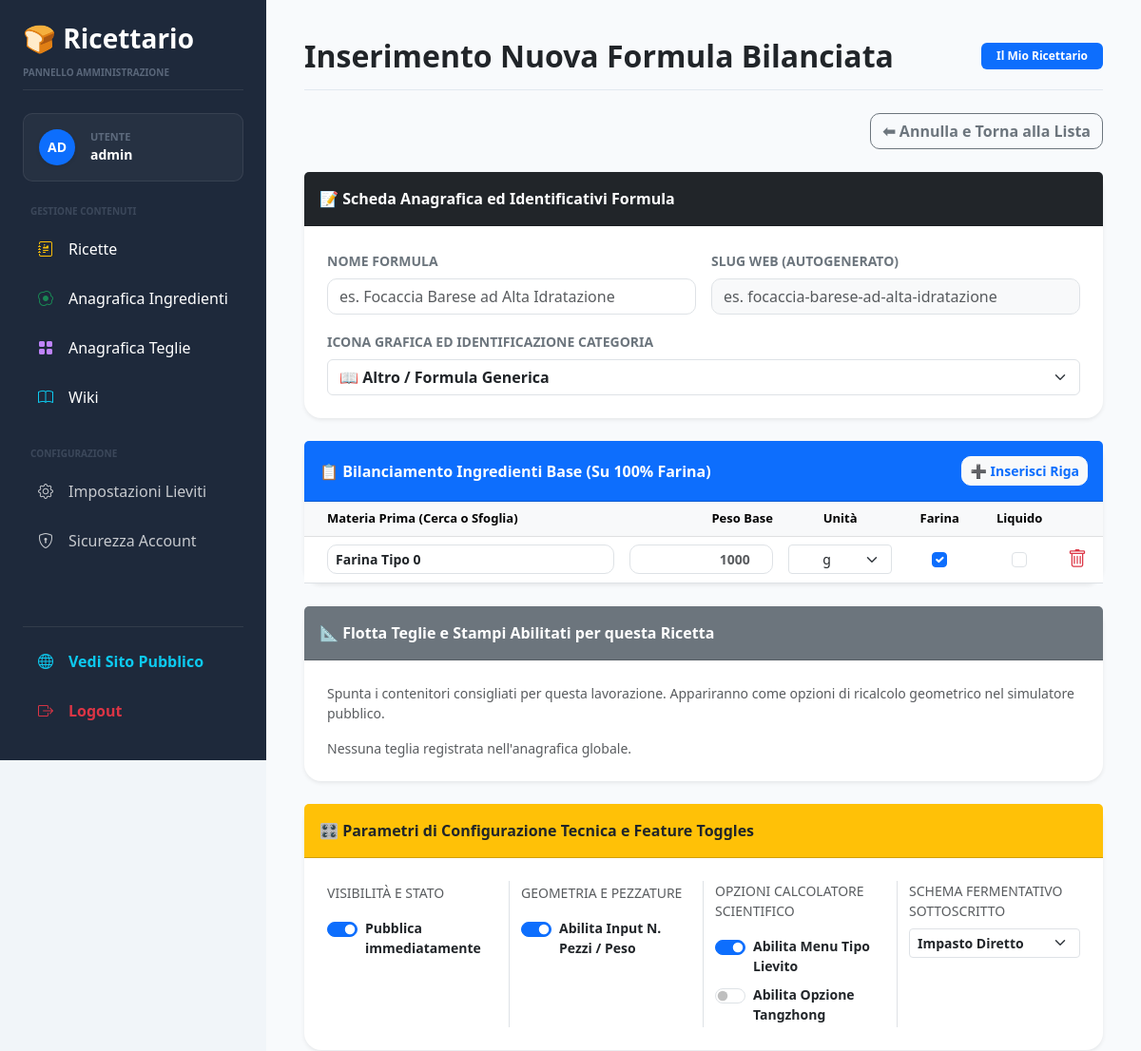
The app's page /admin/recipes/new (signed in, upper part), older data.
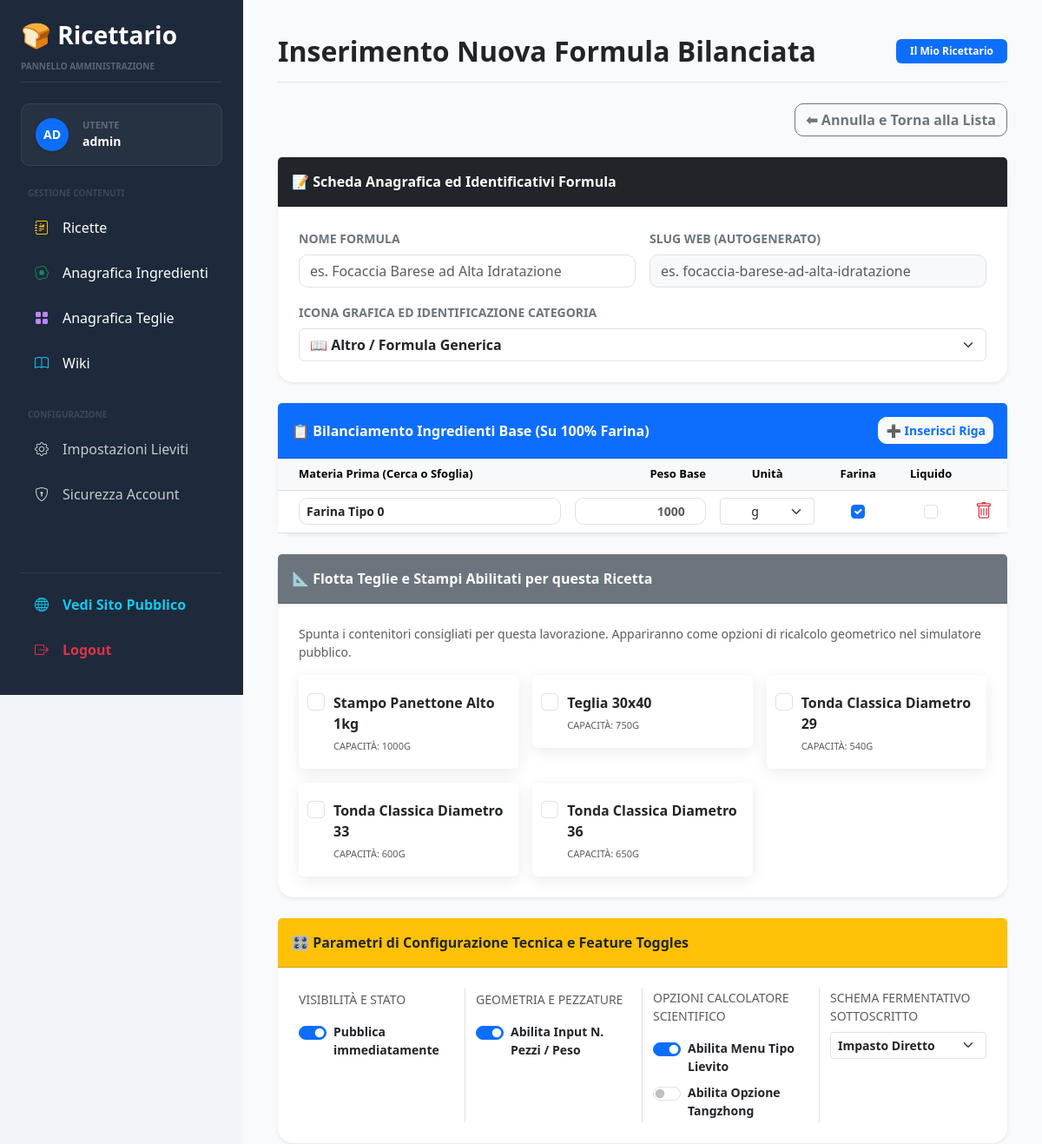
The same page, newer data.
### models/bakery_pan.py (models this page shows, shortened)
class MasterBakeryPan(db.Model):
    __tablename__ = "master_bakery_pans"
    id = db.Column(
        db.Integer,
        primary_key=True
    )
    name = db.Column(
        db.String(100),
        nullable=False
    )
    pan_type = db.Column(
        db.String(50),
        nullable=False,
        default="rettangolare"  # Accetta: 'rettangolare', 'rotonda', 'stampo'
    )
    weight_capacity = db.Column(
        db.Float,
        nullable=False,
        default=0.0  # Grammi di impasto standard ottimale per questa teglia
    )

### routes/admin.py (the view, shortened to what this page needs)
@admin_bp.route(
    "/recipes/new",
    methods=["GET", "POST"]
)
@login_required
def recipe_new():
    master_ingredients = MasterIngredient.query.order_by(MasterIngredient.name).all()
    master_pans = MasterBakeryPan.query.order_by(MasterBakeryPan.name).all()
    return render_template(
        "admin/recipe_form.html",
        master_ingredients_list=master_ingredients,
        master_pans_list=master_pans
    )

### app.py (called while the page is built)
@login_manager.user_loader
def load_user(user_id):
    return db.session.get(
        User,
        int(user_id)
    )

@app.context_processor
def inject_global_settings():
    return dict(
        settings_data=Setting.query.first()
    )

### templates/admin/recipe_form.html (shortened to what the changed rows need)
{% extends "base.html" %}
{% block page_title %}Inserimento Nuova Formula Bilanciata{% endblock %}
{% block content %}
<form method="post" id="main-recipe-form">
    <div class="card shadow-sm border-0 mb-4">
        <div class="card-body p-0">
            <div class="table-responsive">
                <table class="table table-hover align-middle mb-0" id="ingredients-table">
                    <thead class="table-light">
                        <tr class="small text-secondary" style="font-size: 13px;">
                            <th class="ps-4" style="width: 40%;">Materia Prima (Cerca o Sfoglia)</th>
                            <th class="text-end" style="width: 20%;">Peso Base</th>
                            <th class="text-center" style="width: 15%;">Unità</th>
                            <th class="text-center" style="width: 10%;">Farina</th>
                            <th class="text-center" style="width: 10%;">Liquido</th>
                            <th class="text-center" style="width: 5%;"></th>
                        </tr>
                    </thead>
                </table>
            </div>
        </div>
    </div>
    <div class="card shadow-sm border-0 mb-4">
        <div class="card-body p-4">
            <div class="row g-3">
                {% if master_pans_list %}
                    {% for pan in master_pans_list %}
                    <div class="col-md-4">
                        <div class="card p-3 rounded pan-checkbox-card">
                            <div class="form-check shadow-none mb-0">
                                <input class="form-check-input fs-5 me-2" type="checkbox" name="pans[]" value="{{ pan.id }}" id="pan_{{ pan.id }}">
                                <label class="form-check-label pt-1" for="pan_{{ pan.id }}">
                                    <strong class="text-dark d-block mb-0">{{ pan.name }}</strong>
                                    <small class="text-muted text-uppercase" style="font-size: 11px;">Capacità: {{ pan.weight_capacity|int }}g</small>
                                </label>
                            </div>
                        </div>
                    </div>
                    {% endfor %}
                {% else %}
                    <div class="col-12 text-muted small italic">Nessuna teglia registrata nell'anagrafica globale.</div>
                {% endif %}
            </div>
        </div>
    </div>
</form>
{% endblock %}

Row changes from the older to the newer data that the page shows:
added MasterBakeryPan: name "Stampo Panettone Alto 1kg", weight_capacity "1000"
added MasterBakeryPan: name "Teglia 30x40", weight_capacity "750"
added MasterBakeryPan: name "Tonda Classica Diametro 29", weight_capacity "540"
added MasterBakeryPan: name "Tonda Classica Diametro 33", weight_capacity "600"
added MasterBakeryPan: name "Tonda Classica Diametro 36", weight_capacity "650"
Text that changed along with them:
text no longer shown: "Nessuna teglia registrata nell'anagrafica globale."
